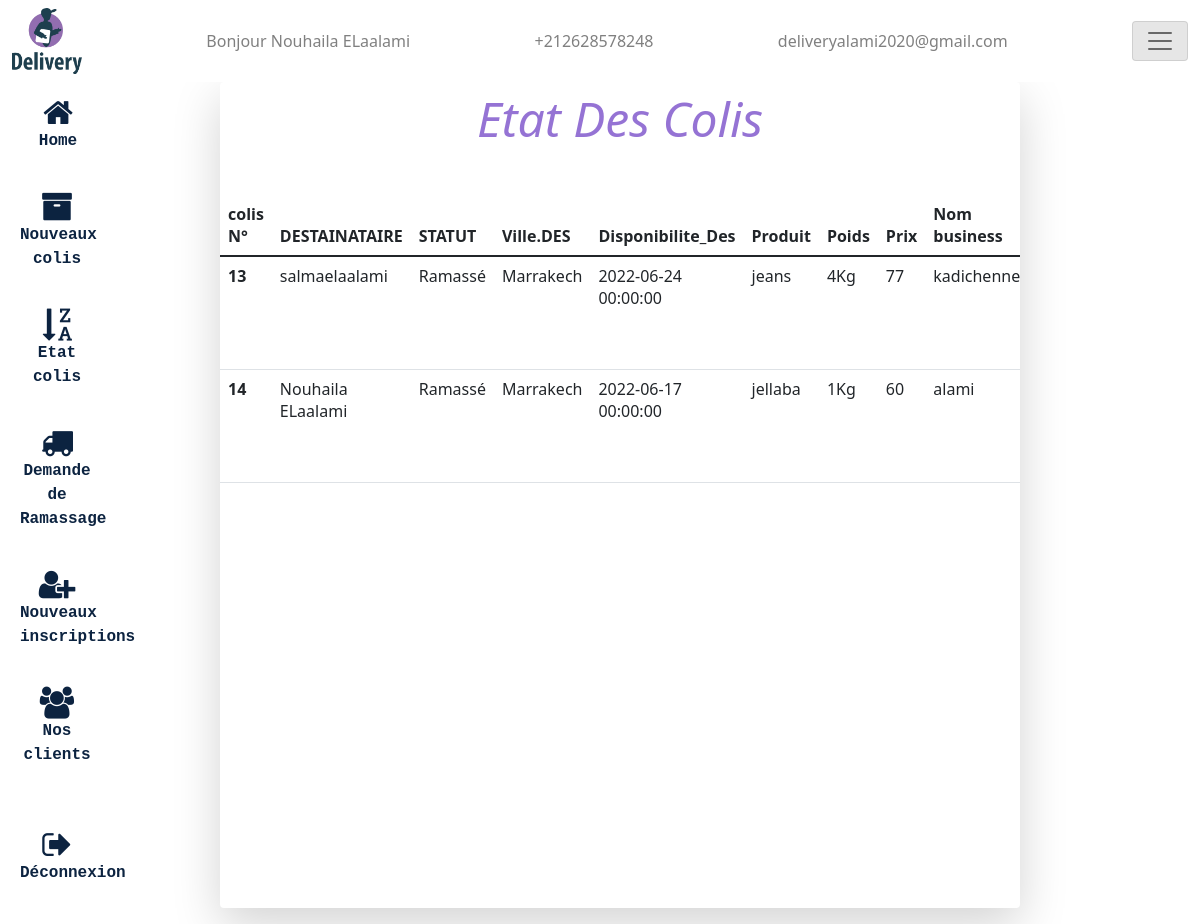
/etat_colis (signed in), run on the app's committed database.
### tables this page shows
CREATE TABLE `colis` (
  `id` int NOT NULL AUTO_INCREMENT,
  `Destinataire` varchar(256) NOT NULL,
  `Statut` varchar(256) NOT NULL,
  `Telephone_Des` varchar(256) NOT NULL,
  `Ville_Des` varchar(256) NOT NULL,
  `adresse_Des` varchar(256) NOT NULL,
  `Disponibilite_Des` datetime NOT NULL,
  `Produit` varchar(256) NOT NULL,
  `Poids` int NOT NULL,
  `Prix` int NOT NULL,
  `Date_création` varchar(256) NOT NULL,
  `Etat` varchar(256) NOT NULL,
  `id_client` int NOT NULL,
  PRIMARY KEY (`id`),
  KEY `id_client` (`id_client`),
  CONSTRAINT `id_client` FOREIGN KEY (`id_client`) REFERENCES `client` (`id`) ON DELETE RESTRICT ON UPDATE RESTRICT
);

CREATE TABLE `client` (
  `id` int NOT NULL AUTO_INCREMENT,
  `Nom` varchar(256) NOT NULL,
  `Nom_business` varchar(256) NOT NULL,
  `Type_business` varchar(256) NOT NULL,
  `Numero` varchar(256) NOT NULL,
  `Ville` varchar(256) NOT NULL,
  `Adresse` varchar(256) NOT NULL,
  `Email` varchar(256) NOT NULL,
  `Password` varchar(256) NOT NULL,
  PRIMARY KEY (`id`)
);

### controllers/HomeController.php (called while the page is built)
<?php
  class HomeController{
    public function index($page){
      include('views/'.$page.'.php');
   }
  }
?>

### controllers/AdministrateurController.php (called while the page is built, shortened)
<?php
class AdministrateurController{
  public function affichColisAdmin()
  {
    $colis=new Admin();
    return $colis->affichNvColis();
  }
}
?>

### database/connexion.php (called while the page is built)
<?php
class Dbconnect
{
    public  function connect()
    {
        $conn = new PDO("mysql:host=localhost; dbname=delivery" ,"root" ,"");
        return $conn;
    }
    public function preparation($req)
  {
    try
    {
    return $this->connect()->prepare($req);
    }catch (PDOException $ex) {echo $ex->getMessage();}
  }
}

### models/Admin.php (called while the page is built, shortened)
<?php
class Admin extends Dbconnect
{
    public $Nomstore;
    public function setNomstore($Nomstore)
    {
         $this->Nomstore=$Nomstore;
    }
    public function getNomstore()
    {
        return $this->Nomstore;
    }
  public function affichNvColis()
  {
      $sql="SELECT * FROM colis";
      $result=$this->connect()->query($sql);
      return $result->fetchAll();
  }
  public function NomStore()
  {
    $sql="SELECT Nom_business FROM client WHERE id LIKE ?";
    $prepare=$this->preparation($sql);
    $id=$this->getNomstore();
    $prepare->execute([$id]);
   return $prepare->fetch();
  }
}

### views/etat_colis.php (the view, shortened to what this page needs)
<!DOCTYPE html>
<html lang="en">
<head>
</head>
<body style="overflow-x:hidden;">
    <section class="callout ms-2 shadow-lg bg-body rounded col-8 col-md-8">
    <h1 class="text-center display-5 mb-5 fst-italic mt-2" style="color:#9573D4;">Etat Des Colis</h1>
    <div class="table-responsive" >
    <table class="table ">
      <thead>
        <tr>
          <th scope="col">colis N°</th>
          <th scope="col">DESTAINATAIRE</th>
          <th scope="col">STATUT</th>
          <th scope="col">Ville.DES</th>
          <th scope="col">Disponibilite_Des</th>
          <th scope="col">Produit</th>
          <th scope="col">Poids</th>
          <th scope="col">Prix</th>
          <th scope="col">Nom business</th>
        </tr>
      </thead>
      <tbody>
      <?php
                            $Admin = new AdministrateurController();
                            $Nvcolis = $Admin->affichColisAdmin();
                            foreach ($Nvcolis as $colis) {
                              $id=$colis['id_client'];
                              $Admin=new Admin();
                              $Admin->setNomstore($id);
                              $nom_store=$Admin->NomStore();
                                echo '
                                        <tr>
                                            <th>' . $colis['id'] . '</th>
                                            <td>' . $colis['Destinataire'] . '</td>
                                            <td>' . $colis['Statut'] . '</td>
                                            <td>' . $colis['Ville_Des'] . '</td>
                                            <td>' . $colis['Disponibilite_Des'] . '</td>
                                            <td>' . $colis['Produit'] . '</td>
                                            <td>' . $colis['Poids'] . 'Kg</td>
                                            <td>' . $colis['Prix'] . '</td>
                                            <td>' . $nom_store['Nom_business'] . '</td>
                                            <form action="Tunnel" method="POST"><td colspan="4" class="text-center"><button type="submit" class="btn  btn-lg" style="text-decoration:none; color:white; background-color:greenyellow; " name="id_Livré" value="'.$colis['id'].'">Livré</button> <button type="submit" class="btn  btn-lg" style="text-decoration:none; color:white; background-color:red; " name="id_Retour" value="'.$colis['id'].'">Retour</button> </td>
                                            </form>
                                        </tr>
                                        ';
                            }
                            ?>
      </tbody>
    </table>
    </div>
    </section>
</div>
</body>
</html>

### index.php (shortened to what this page needs)
<?php
if(!isset($_GET['page'])||basename($_SERVER['REQUEST_URI'])=="" ||basename($_SERVER['REQUEST_URI'])=="A_propos_de_nous" || basename($_SERVER['REQUEST_URI'])=="acceuil" || basename($_SERVER['REQUEST_URI'])=="colis_a_rammasser"||basename($_SERVER['REQUEST_URI'])=="colis_client"||basename($_SERVER['REQUEST_URI'])=="connexion_admin"||basename($_SERVER['REQUEST_URI'])=="connexion_client" || basename($_SERVER['REQUEST_URI'])=="contact_client" || basename($_SERVER['REQUEST_URI'])=="demande_ramassage"||basename($_SERVER['REQUEST_URI'])=="edit_info_colis"||basename($_SERVER['REQUEST_URI'])=="edit_rammassage"||basename($_SERVER['REQUEST_URI'])=="etat_colis"||basename($_SERVER['REQUEST_URI'])=="home_admin"||basename($_SERVER['REQUEST_URI'])=="home_client"||basename($_SERVER['REQUEST_URI'])=="inscription_admin"||basename($_SERVER['REQUEST_URI'])=="inscription_client"||basename($_SERVER['REQUEST_URI'])=="Nos_client"||basename($_SERVER['REQUEST_URI'])=="Nos_service"||basename($_SERVER['REQUEST_URI'])=="Nouveaux_colis"||basename($_SERVER['REQUEST_URI'])=="nouveaux_inscription"||basename($_SERVER['REQUEST_URI'])=="suivi_client"){
    include('views/includes/scriipt.php') ;
    include('views/includes/sidebar.php');
}
if(  basename($_SERVER['REQUEST_URI'])=="home_admin"||basename($_SERVER['REQUEST_URI'])=="Nouveaux_colis" || basename($_SERVER['REQUEST_URI'])=="etat_colis" ||basename($_SERVER['REQUEST_URI'])=="demande_ramassage"||basename($_SERVER['REQUEST_URI'])=="nouveaux_inscription"||basename($_SERVER['REQUEST_URI'])=="Nos_client"){
    include('views/includes/side_dash_admin.php') ;
}
require_once('./controllers/HomeController.php');
$home =new HomeController();
$page=['mail','A_propos_de_nous','logout','Tunnel','acceuil','colis_a_rammasser','colis_client','connexion_admin','connexion_client','contact_client','demande_ramassage','edit_info_colis','edit_rammassage','etat_colis','home_admin','home_client','inscription_admin','inscription_client','Nos_client','Nos_service','Nouveaux_colis','nouveaux_inscription','suivi_client'];
if(isset($_GET['page'])){
    if(in_array($_GET['page'],$page)){
        $home->index($_GET['page']);
    } else{
      include('views/includes/404.php');
    }
}else{
        $home->index('acceuil');
    }

### views/includes/scriipt.php (shortened to what this page needs)
<link href="https://cdn.jsdelivr.net/npm/bootstrap@5.1.3/dist/css/bootstrap.min.css" rel="stylesheet">
 <link rel="stylesheet" href="https://cdnjs.cloudflare.com/ajax/libs/font-awesome/4.7.0/css/font-awesome.min.css">
  <link rel="stylesheet" type="text/css" href="http://parsleyjs.org/src/parsley.css" />

### views/includes/sidebar.php (shortened to what this page needs)
<div class="sticky-top" style="background-color: white;">
<nav class="navbar  navbar-light  "  >
  <div class="container-fluid"  >
    <img src="views/img/logo-rm.png" style="max-width:70px;" alt="">
    <span style="color: grey;" class="session">Bonjour <?php echo $_SESSION['nom'];?></span>
    <span style="color: grey;" class="d-sm-none d-sm-block  d-none d-md-block">+212628578248</span>
    <span style="color: grey;" class="d-sm-none d-sm-block d-none d-md-block">deliveryalami2020@gmail.com</span>
    <button class="navbar-toggler" type="button" style="background-color: #e6e6e6 ;" data-bs-toggle="offcanvas" data-bs-target="#offcanvasExample" aria-controls="offcanvasExample">
      <span class="navbar-toggler-icon"></span>
    </button>
 </div>
</nav>
</div>

### views/includes/side_dash_admin.php
<div class="d-flex flex-row mb-3">
       <div class="col-2 ms-2 me-1">
       <div class="d-flex  " >
        <ul class="navbar-nav   w-100 justify-content-end flex-grow-1 pe-3 btn-group d-flex flex-column"  role="group" aria-label="Basic radio toggle button group">
        <li  class="nav-item btn  mb-2 rounded text-center" style="max-width:100px ;" >
                            <a  class="nav-link "  href="home_admin"style="  COLOR: #0C2340; FONT-SIZE: unset;FONT-WEIGHT: bold; font-family: monospace;"data-bs-toggle="tooltip" data-bs-placement="right" title="Home" >
                            <i class="fa fa-2x  fa-home" aria-hidden="true"></i><span class="fs-6 d-none d-sm-block d-sm-none d-md-block"  >Home</span> </a>
                        </li>
                        <li class="nav-item btn   text-center  mb-2 rounded" style="max-width:100px ;"  >
                            <a class="nav-link mask"  aria-current="page" href="Nouveaux_colis" style="  COLOR: #0C2340; FONT-SIZE: unset;FONT-WEIGHT: bold; font-family: monospace;" data-bs-toggle="tooltip" data-bs-placement="right" title="Nouveaux colis">
                            <i class="fa  fa-2x fa-archive  " aria-hidden="true"></i><span class="fs-6 d-none d-sm-block d-sm-none d-md-block"  > Nouveaux colis</span></a>
                        </li>
                        <li class="nav-item btn  text-center mb-2 rounded" style="max-width:100px ;" >
                            <a class="nav-link"  href="etat_colis" style="  COLOR: #0C2340; FONT-SIZE: unset;FONT-WEIGHT: bold; font-family: monospace;" data-bs-toggle="tooltip" data-bs-placement="right" title="Etat colis">
                            <i class="fa fa-2x fa-sort-alpha-desc  " aria-hidden="true" ></i><span class="fs-6 d-none d-sm-block d-sm-none d-md-block"   >Etat colis </span></a>
                        </li>
                        <li class="nav-item btn  text-center  mb-2 rounded "style="max-width:100px ;" >
                            <a class="nav-link "  href="demande_ramassage"style="  COLOR: #0C2340; FONT-SIZE: unset;FONT-WEIGHT: bold; font-family: monospace;" data-bs-toggle="tooltip" data-bs-placement="right" title="Demande de Ramassage">
                            <i class="fa fa-2x fa-truck" aria-hidden="true" ></i><span class="fs-6 d-none d-sm-block d-sm-none d-md-block"   >Demande de Ramassage</span> </a>
                        </li>
                        <li class="nav-item btn   text-center mb-2 rounded " style="max-width:100px ;" >
                            <a class="nav-link "  href="nouveaux_inscription"style="  COLOR: #0C2340; FONT-SIZE: unset;FONT-WEIGHT: bold; font-family: monospace;" data-bs-toggle="tooltip" data-bs-placement="right" title="Nouveaux inscriptions">
                            <i class="fa  fa-2x fa-user-plus" aria-hidden="true" ></i><span class="fs-6 d-none d-sm-block d-sm-none d-md-block"  >Nouveaux inscriptions</span> </a>
                        </li>
                        <li class="nav-item btn   text-center mb-2 rounded " style="max-width:100px ;" >
                            <a class="nav-link "  href="Nos_client"style="  COLOR: #0C2340; FONT-SIZE: unset;FONT-WEIGHT: bold; font-family: monospace;" data-bs-toggle="tooltip" data-bs-placement="right" title=" Nos clients">
                            <i class="fa fa-2x fa-users" aria-hidden="true"></i><span class="fs-6 d-none d-sm-block d-sm-none d-md-block"  >Nos clients</span> </a>
                        </li>
                        <li class="nav-item btn  mt-4 text-center mb-2 rounded " style="max-width:100px ;" >
                            <a class="nav-link "  href="logout"style="  COLOR: #0C2340; FONT-SIZE: unset;FONT-WEIGHT: bold; font-family: monospace;" data-bs-toggle="tooltip" data-bs-placement="right" title="Déconnexion">
                            <i class="fa  fa-2x fa-sign-out" aria-hidden="true" ></i><span class="fs-6 d-none d-sm-block d-sm-none d-md-block"  >Déconnexion</span> </a>
                        </li>
        </ul>
        </div>
           </div>

### data on the page
colis: id "13", Destinataire "salmaelaalami", Statut "Ramassé", Ville_Des "Marrakech", Disponibilite_Des "2022-06-24 00:00:00", Produit "jeans", Poids "4", Prix "77", id_client.Nom_business "kadichenne"
colis: id "14", Destinataire "Nouhaila ELaalami", Statut "Ramassé", Ville_Des "Marrakech", Disponibilite_Des "2022-06-17 00:00:00", Produit "jellaba", Poids "1", Prix "60", id_client.Nom_business "alami"

### other printed values
$_SESSION['nom'] "Nouhaila ELaalami"
